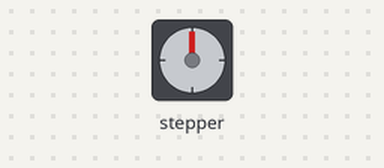
Recording of a sketch running on a simulated Arduino Uno, built with avr-gcc and run on an emulated ATmega328P. Shown: stepper motor. Wiring (inferred from the names in the program): stepper motor driver (200 steps per turn assumed): step pin 3; direction pin 4. What the sketch prints to the serial monitor is not drawn.

Above: at 0.05 s.
At 0.2 s:
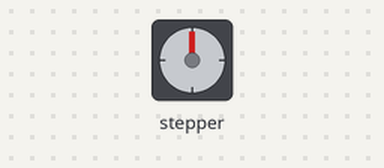
At 1.3 s:
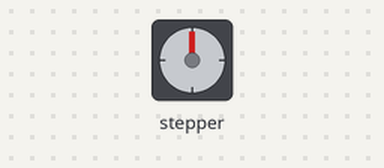
At 2.55 s:
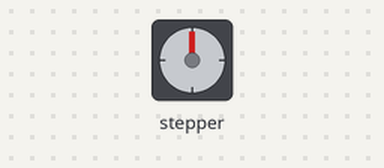
Timing chart, 0 to 5.9 s (numbered marks = the images above):
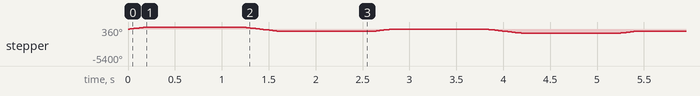

Measured:
- by itself, stepper: turns 360° clockwise in 0.18 s, then 720° counter-clockwise in 0.40 s, repeating every 2.6 s

The sketch:

A4988_STEPPER_CODE.ino
```cpp
// defines pins numbers
const int stepPin = 3;
const int dirPin = 4;

void setup() {

  // Sets the two pins as Outputs
  pinMode(stepPin,OUTPUT);
  pinMode(dirPin,OUTPUT);
  Serial.begin(9600);
}
void loop() {
  Serial.print("hi");
  digitalWrite(dirPin,HIGH); // Enables the motor to move in a particular direction
  // Makes 200 pulses for making one full cycle rotation
  for(int x = 0; x < 200; x++) {
    digitalWrite(stepPin,HIGH);
    delayMicroseconds(500);
    digitalWrite(stepPin,LOW);
    delayMicroseconds(500);
  }
  delay(1000); // One second delay

  digitalWrite(dirPin,LOW); //Changes the rotations direction
  // Makes 400 pulses for making two full cycle rotation
  for(int x = 0; x < 400; x++) {
    digitalWrite(stepPin,HIGH);
    delayMicroseconds(500);
    digitalWrite(stepPin,LOW);
    delayMicroseconds(500);
  }
  delay(1000);
}
```
